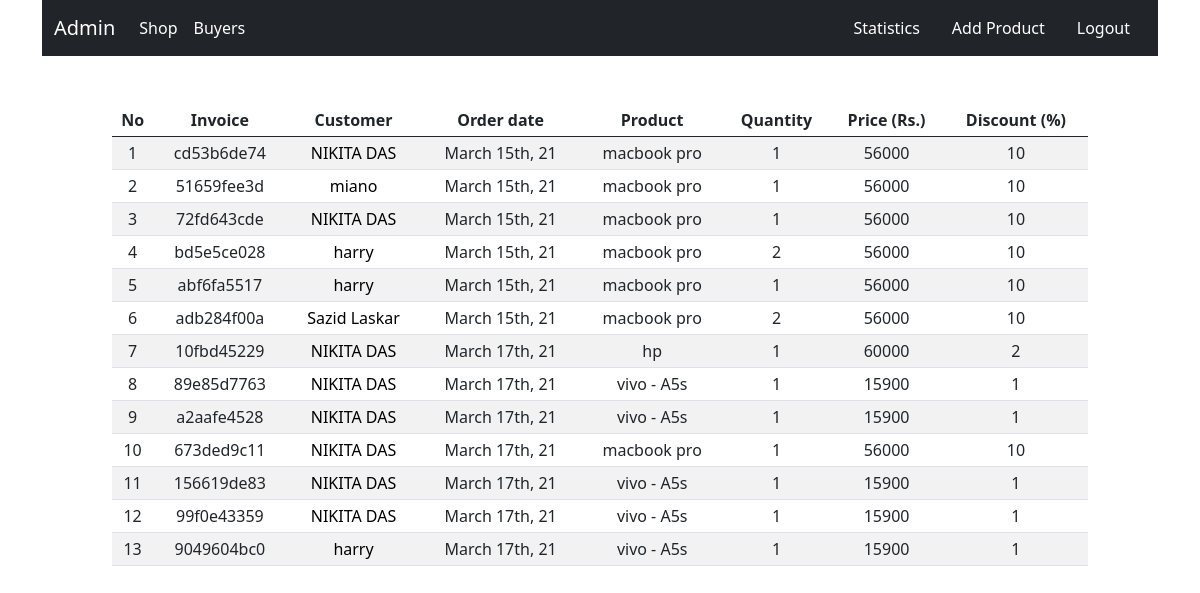
Page /detail on the earlier database version.
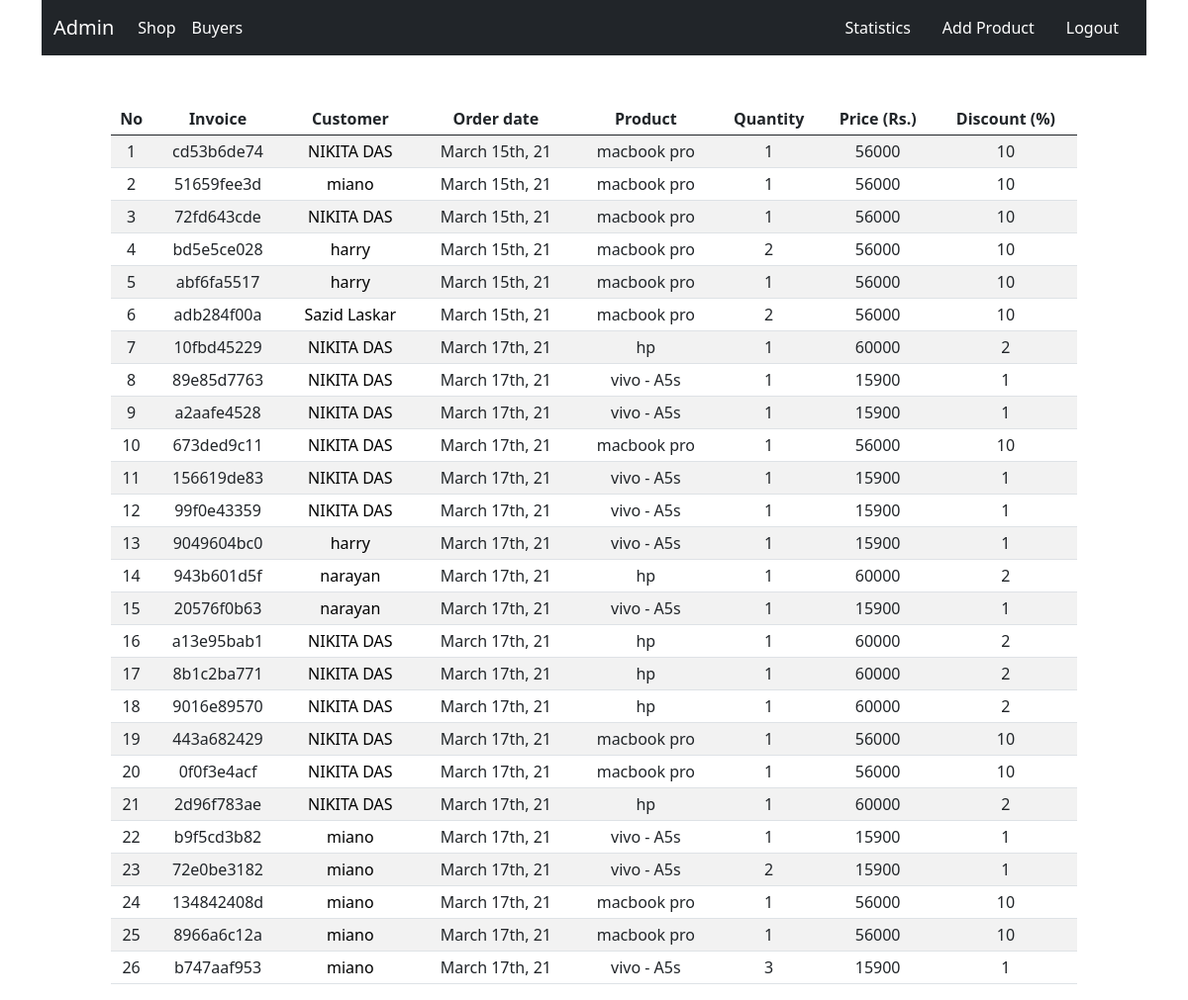
Same page on the later database version.
### shop/customers/models.py (models this page shows, shortened)
class Order(db.Model):
    id = db.Column(db.Integer, primary_key = True)
    invoice = db.Column(db.String(15), unique = True, nullable=False)
    status = db.Column(db.String(50), nullable = False, default = 'Pending')
    customer_id = db.Column(db.Integer, db.ForeignKey('customer.id'), nullable=False)
    order_date = db.Column(db.DateTime, nullable = False, default = datetime.utcnow)
    orders = db.Column(jsonEncodedDict)

class Customer(db.Model, UserMixin):
    id = db.Column(db.Integer, primary_key=True)
    name = db.Column(db.String(80), unique=True, nullable=False)
    username = db.Column(db.String(80), unique=True, nullable=False)
    email = db.Column(db.String(120), unique=True, nullable=False)
    password = db.Column(db.String(120),  nullable=False)
    country = db.Column(db.String(120),  nullable=False)
    state = db.Column(db.String(120),  nullable=False)
    city = db.Column(db.String(120),  nullable=False)
    address = db.Column(db.String(120),  nullable=False)
    pin = db.Column(db.String(120),  nullable=False)
    contact= db.Column(db.String(120),  nullable=False)
    date_created = db.Column(db.DateTime, nullable = False, default = datetime.utcnow)

### shop/admin/routes.py (the view)
@app.route('/detail')
def detail():
    order = Order.query.all()
    customer = Customer.query.all()
    return render_template('admin/detail.html', order=order, customer = customer)

### shop/customers/models.py (called while the page is built)
    def process_result_value(self, value, dialect):
        if value is None:
            return {}
        else:
            return json.loads(value)

### shop/templates/admin/detail.html (shortened to what this page needs)
{% extends "base.html" %}
{% block content %}
{% include 'admin_navbar.html' %}
<div class="conatiner mt-5 ml-3" style="margin-left: 7rem; margin-right: 7rem;">
    <table class="table table-sm table-condensed table-striped table-hover "style="text-align: center";>
        <thead>
            <th>No</th>
            <th>Invoice</th>
          <th>Customer</th>
            <th>Order date</th>
            <th>Product</th>
            <th>Quantity</th>
            <th>Price (Rs.)</th>
            <th>Discount (%)</th>
        </thead>
        <tbody >
            {% if order %}
            {% for ord in order %}
          <tr>
              <td>{{ loop.index }}</td>
              <td>{{ ord.invoice }}</td>
           {% for cust in customer %}
              {% if cust.id == ord.customer_id %}
            <td><a href="{{ url_for('info', name = cust.name)}}" style="text-decoration: none; color: black;">{{ cust.name }}</a></td>
              {% endif %}
              {% endfor %}
              <td>{{ moment(ord.order_date).format("MMMM Do, YY") }}</td>
              {% for key, product in ord.orders.items():  %}
              <td>{{ product.name }}
                </td>
              <td>{{ product.quantity }}</td>
              <td>{{ product.price }}</td>
              <td>{{ product.discount }}</td>
              {% endfor %}
              {% endfor %}
              {% endif %}
              {% endblock %}

### shop/templates/base.html (shortened to what this page needs)
<!doctype html>
<html lang="en">
  <head>
    <link rel="stylesheet" href="{{ url_for('static',filename = 'css/bootstrap.min.css')}} ">
    <link rel="stylesheet" href="https://cdnjs.cloudflare.com/ajax/libs/Chart.js/2.9.4/Chart.min.css" />
  </head>
  <body>
    {% block content %}
    {% endblock %}
  </body>
  </body>
</html>

### shop/templates/admin_navbar.html (shortened to what this page needs)
<div class="container">
    <nav class="navbar navbar-expand-lg navbar-light bg-dark">
        <div class="container-fluid">
          <a class="navbar-brand" href="{{ url_for('admin')}}" style="color: white;">Admin</a>
          <div class="collapse navbar-collapse" id="navbarNavDropdown">
            <ul class="navbar-nav">
              <li class="nav-item">
                <a class="nav-link active" aria-current="page" href="{{ url_for('admin_shop')}}"style="color: white;">Shop</a>
              </li>
              <li class="nav-item">
                <a class="nav-link active" aria-current="page" href="{{ url_for('detail')}}"style="color: white;">Buyers</a>
              </li>
          </div>
          <ul class="nav justify-content-end">
            <li class="nav-item">
              <a class="nav-link active" aria-current="page" href="{{ url_for('graph')}}" style="color: white;">Statistics</a>
            </li>
            <li class="nav-item">
              <a class="nav-link active" aria-current="page" href="{{ url_for('addproduct')}}" style="color: white;">Add Product</a>
            </li>
            </ul>
                <a href="{{ url_for('main')}}" class="nav-link"style="color: white;">Logout</a>
        </div>
      </nav>
</div>

Differences in the rows shown:
added Order: invoice "943b601d5f", order_date "March 17th, 21", name "hp", quantity "1", price "60000", discount "2"
added Customer: name "narayan"
added Order: invoice "20576f0b63", order_date "March 17th, 21", name "vivo - A5s", quantity "1", price "15900", discount "1"
added Order: invoice "a13e95bab1", order_date "March 17th, 21", name "hp", quantity "1", price "60000", discount "2", Customer (name "NIKITA DAS")
added Order: invoice "8b1c2ba771", order_date "March 17th, 21", name "hp", quantity "1", price "60000", discount "2", Customer (name "NIKITA DAS")
added Order: invoice "9016e89570", order_date "March 17th, 21", name "hp", quantity "1", price "60000", discount "2", Customer (name "NIKITA DAS")
added Order: invoice "443a682429", order_date "March 17th, 21", name "macbook pro", quantity "1", price "56000", discount "10", Customer (name "NIKITA DAS")
added Order: invoice "0f0f3e4acf", order_date "March 17th, 21", name "macbook pro", quantity "1", price "56000", discount "10", Customer (name "NIKITA DAS")
added Order: invoice "2d96f783ae", order_date "March 17th, 21", name "hp", quantity "1", price "60000", discount "2", Customer (name "NIKITA DAS")
added Order: invoice "b9f5cd3b82", order_date "March 17th, 21", name "vivo - A5s", quantity "1", price "15900", discount "1", Customer (name "miano")
added Order: invoice "72e0be3182", order_date "March 17th, 21", name "vivo - A5s", quantity "2", price "15900", discount "1", Customer (name "miano")
added Order: invoice "134842408d", order_date "March 17th, 21", name "macbook pro", quantity "1", price "56000", discount "10", Customer (name "miano")
added Order: invoice "8966a6c12a", order_date "March 17th, 21", name "macbook pro", quantity "1", price "56000", discount "10", Customer (name "miano")
added Order: invoice "b747aaf953", order_date "March 17th, 21", name "vivo - A5s", quantity "3", price "15900", discount "1", Customer (name "miano")
